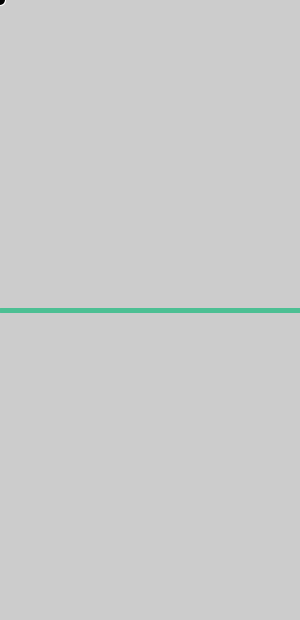
Frame 1 (no input)
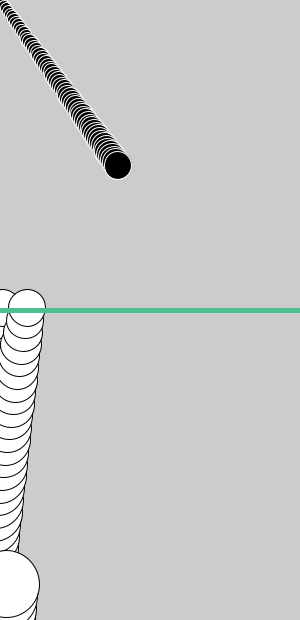
Frame 60 (the mouse pressed at the canvas centre just before this capture)
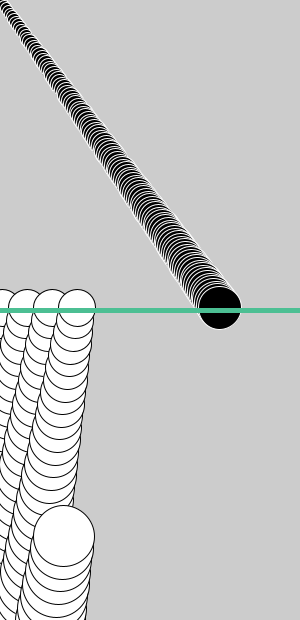
Frame 120 (the mouse held since frame 60 and released just before this capture)

The Processing sketch that drew these frames (run headless with seeded random() and noise(); from frame 60 on, the mouse is pressed at the canvas centre):

// Processing sketch: Exercise4
// ── Exercise4.pde
void setup() {
  size(300, 620);
  
}

float bx = 0;
float by = 0;
float size = 10;

//black pillars
void black() {
  stroke(255, 255, 255);
  fill(0, 0, 0);

  ellipse(bx, by, size, size);
  bx+=2;  
  by+=2.8;
  size+= 0.3;
}

float wPosition = -50;
float wOffset = -50;
float wx = -50;
float wy = 620;
float wSize = 70;

//white pillars
void white() {

  stroke(0, 0, 0);
  fill(255, 255, 255);
  ellipse(wx, wy, wSize, wSize);
  wx+=2;
  wy-=12;
  wSize-=1.3;
}


void draw() {
  strokeWeight(1);
  
  
  //black pillars
  if (bx < 300 && by < 310) {
    black();
  } 
  else {
    bx = random(-200, 270);
    by = random(-50, 0);
    size = 10;
  }


  //white pillars
  if (wx < 300 && wy >= 308) {
    white();
  } 
  else {
    if (wPosition >= 300){
      wOffset += 5;
      wPosition = wOffset;
    }
    else {
      wPosition += 25;
    }
    
    wx = wPosition;
    wy = 620;
    wSize = 70;
  }


  //green line
  stroke(76, 191, 147);
  strokeWeight(5);
  line(0, 310, 300, 310);
}
